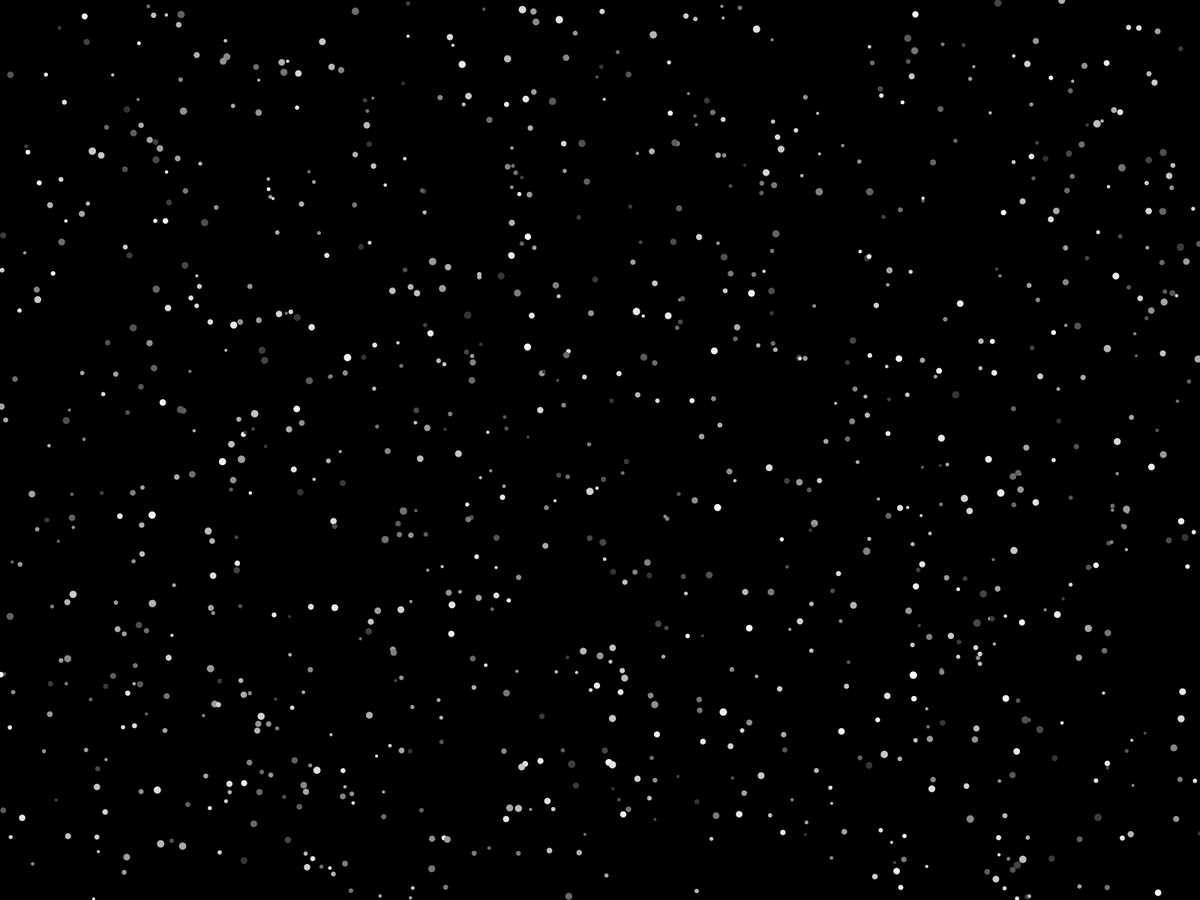
Frame 1 (no input)
Frame 60 (the mouse pressed at the canvas centre just before this capture): identical to frame 1, image omitted
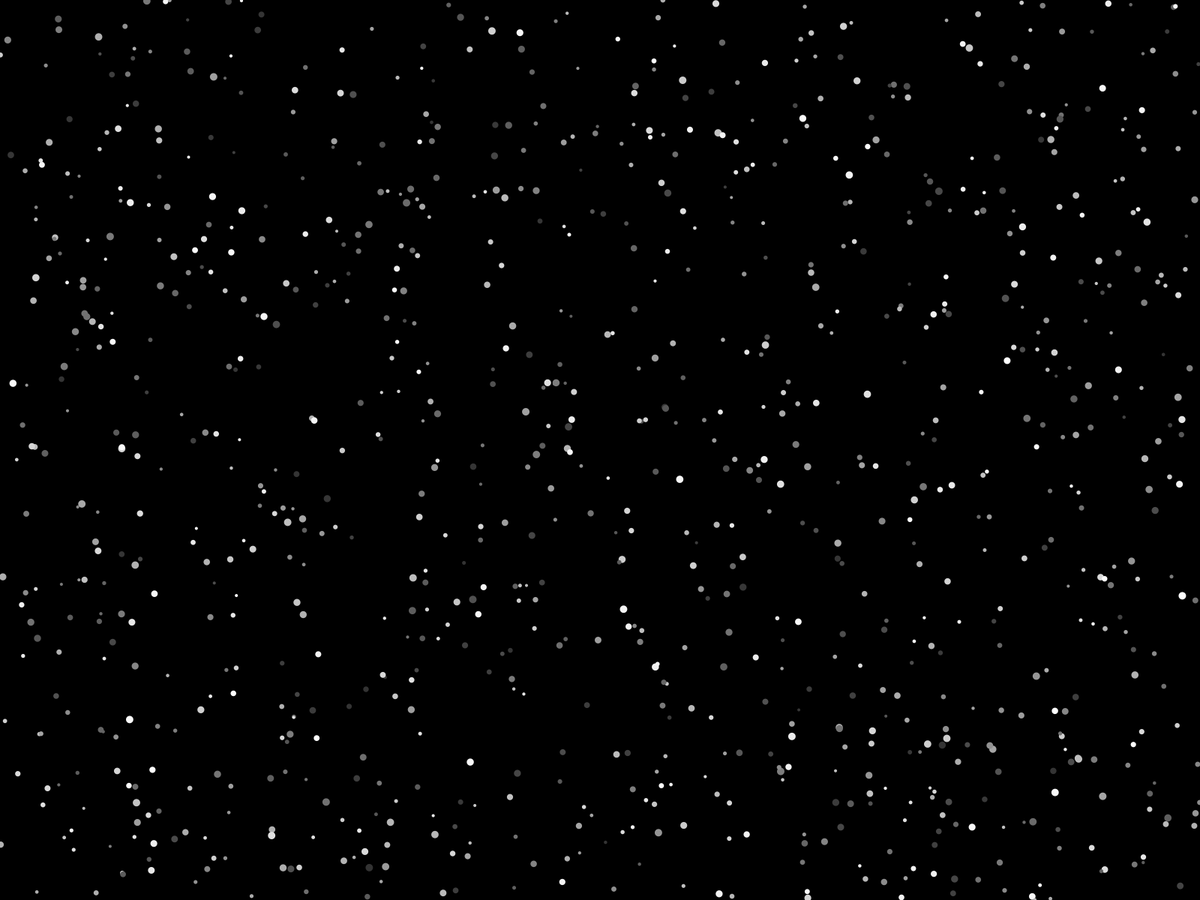
Frame 120 (the mouse held since frame 60 and released just before this capture)

The Processing sketch that drew these frames (run headless with seeded random() and noise(); from frame 60 on, the mouse is pressed at the canvas centre):

// Processing sketch: P01_atomSimple
// ── P01_atomSimple.pde
//  Introduction to Processing by Robin Parmar. MIT License.

/*	P01 AtomSimple

	This code set will demonstrate a flexible method for creating a 
	particle system. The goal is to maintain a very simple top-level 
	sketch, with all the details clearly organised in other tabs.

	The following versions are part of this set:	
        1. static atoms
        2. static atoms with object factory
        3. Brownian motion
        4. Perlin noise motion
        5. physics-based motion
        6. physics with bounds
        7. physics with bounce
        8. physics with collisions
        9. enhanced physics
        
    ASSUMPTIONS
    	We don't need to manipulate individual atoms, only the cluster as a whole.
    
    WHAT YOU WILL LEARN
    	* Tips on how to use classes.
    	* How to maintain an array of instances.
    	* Compact syntax for iterating over an array.
    	* How to implement an object factory.
        
    IN THIS VERSION
    	The Atom class is created. 
	    All required components are provided, but without optimisation.
*/

// an array of atoms
Atom[] cluster;

// size of the array
int size = 1000;

int BLACK = 0;

void setup() {
    fullScreen();
	colorMode(HSB, 1.);
	noStroke();

    cluster = new Atom[size];
    initialise();
}

void draw() {
    background(BLACK);

	// read it like this:
    // for each 'a' of type 'Atom' in 'cluster'
    for (Atom a: cluster) {            
        a.display();
    }  
}

// new initial values when the mouse is clicked
void mousePressed() {
   initialise();
}

void initialise() {
    for (int i=0; i<size; i++) {
        // assign a new Atom instance to the array position
        cluster[i] = new Atom();               
    }
}

// ── Atom.pde
/*
	Each atom will be rendered as an achromatic circle.
	Position, size, and colour are randomised.
*/

class Atom {
    float x, y;				// position in space
    float d;				// diameter
    float c;				// monochrome colour of atom

	Atom() {
    	// we defer to a method, so that we can easily re-initialise the code
    	initialise();
	}
    
    // randomise all values to keep this simple
    void initialise() {
        x = random(width);
        y = random(height); 
        d = random(4, 10);
        c = random(.2, 1);
    }

    // draw a circle
	void display() {
        fill(c);
        circle(x, y, d);
	}
}
